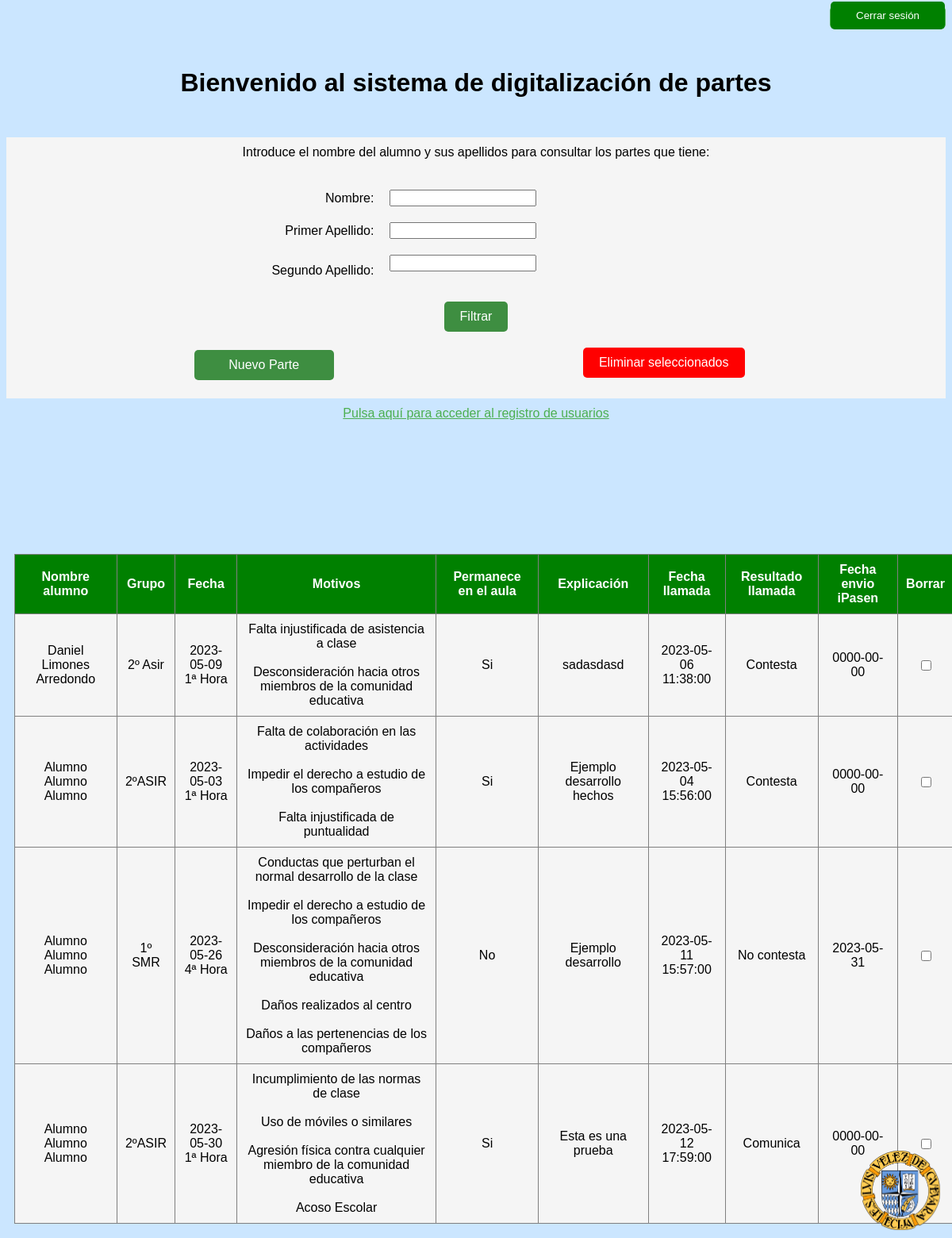
Page /menu.php (signed in) on the committed database.
### tables this page shows
CREATE TABLE `partes` (
  `id` int(11) NOT NULL,
  `email_profesor` varchar(255) NOT NULL,
  `nombrealumno` varchar(255) NOT NULL,
  `apellido1alumno` varchar(255) NOT NULL,
  `apellido2alumno` varchar(255) NOT NULL,
  `grupo` varchar(255) NOT NULL,
  `fecha` date DEFAULT NULL,
  `tramo_horario` varchar(255) NOT NULL,
  `explicacion` varchar(500) NOT NULL,
  `permanencia_aula` varchar(255) NOT NULL,
  `fecha_llamada` date NOT NULL,
  `hora_llamada` time NOT NULL,
  `resultado_llamada` varchar(255) NOT NULL,
  `fecha_envio_ipasen` date DEFAULT NULL
);

### menu.php (the view, shortened to what this page needs)
<html>
<head>
    <link rel="stylesheet" type="text/css" href="csscomun.css" />
    <div align="right">
        <button type="submit"><a class="destruirsesion" href=destruirsesion.php>Cerrar sesión</a></button>
    </div>
</head>
<body>
    <h1 align="center">Bienvenido al sistema de digitalización de partes</h1>
    <div class="busqueda">
        <table>
            <tr>
                <form method="POST" class="formulario">
                    <td colspan="2">Introduce el nombre del alumno y sus apellidos para consultar los partes que
                        tiene:<br><br></td>
            </tr>
            <tr>
                <td class="tdderecha">Nombre:</td>
                <td class="tdizquierda"><input type="text" name="nombrealumno"><br></td>
            </tr>
            <tr>
                <td class="tdderecha">Primer Apellido:</td>
                <td class="tdizquierda"> <input type="text" name="apellido1alumno"><br></td>
            </tr>
            <tr>
                <td class="tdderecha">Segundo Apellido:</td>
                <td class="tdizquierda"><input type="text" name="apellido2alumno"><br><br></td>
            </tr>
            <tr>
                <td colspan="2"><input type="submit" name="filtrar" value="Filtrar"></td>
            </tr>
            <tr>
                <td><a href="incluirpartes.php" class="nuevo">Nuevo Parte</a></td>
                <td>
                    <form method="POST" align="center">
                        <input style="background-color:red" type="submit" name="Borrar" value="Eliminar seleccionados">
                </td>
            </tr>
        </table>
    </div>
    <?php
    if (!isset($_POST['filtrar'])) {
        require("funciones.php");
        $idConexion = conectarbasedatos();
        if ($_SESSION["rol"] == "Usuario") {
            $email = $_SESSION["email"];
            $consulta = "SELECT * FROM partes WHERE email_profesor='$email' ";
        } elseif ($_SESSION["rol"] == "Administrador") {
            $consulta = "SELECT * FROM partes ";
            echo " <a href='registroencriptado.php'>Pulsa aquí para acceder al registro de usuarios</a> <br><br>";
        }
        $resultado = mysqli_query($idConexion, $consulta);
        $numFilas = mysqli_num_rows($resultado);
        if ($numFilas == 0) {
        } else {
            $array = mysqli_fetch_array($resultado);
            echo "<div class='consulta'><table border=1 align=center width=100%>";
            echo "<tr>"
                . "<th>Nombre alumno</th>"
                . "<th>Grupo</th>"
                . "<th>Fecha</th>"
                . "<th>Motivos</th>"
                . "<th>Permanece en el aula</th>"
                . "<th>Explicación</th>"
                . "<th>Fecha llamada</th>"
                . "<th>Resultado llamada</th>"
                . "<th>Fecha envio iPasen</th>"
                . "<th>Borrar</th>"
                . "</tr>";
            while ($array != false) {
                $nombrealumno = $array['nombrealumno'] . " " . $array['apellido1alumno'] . " " . $array['apellido2alumno'];
                $grupo = $array['grupo'];
                $fecha = $array['fecha'];
                $tramo_horario = $array["tramo_horario"];
                $idParte = $array['id'];
                $motivos = getMotivosFromParte($idParte);
                $permanece_aula = $array['permanencia_aula'];
                $explicacion = $array["explicacion"];
                $fecha_llamada = $array["fecha_llamada"];
                $hora_llamada = $array["hora_llamada"];
                $resultado_llamada = $array["resultado_llamada"];
                $fecha_envio_ipasen = $array["fecha_envio_ipasen"];
                echo "<br>";
                echo "<tr>";
                echo "<td>$nombrealumno</td>";
                echo "<td>$grupo</td>";
                echo "<td>$fecha<br>$tramo_horario</td>";
                echo "<td>$motivos</td>";
                echo "<td>$permanece_aula</td>";
                echo "<td>$explicacion</td>";
                echo "<td>$fecha_llamada<br>$hora_llamada</td>";
                echo "<td>$resultado_llamada</td>";
                echo "<td>$fecha_envio_ipasen</td>";
                echo "<td><input type='checkbox' name='Seleccionar[]' value='$idParte'></td>";
                echo "</tr>";
                $array = mysqli_fetch_array($resultado);
            }
            echo "</table></div>";
        }
    }
    ?>
    <img src="img/logo-velez-alta-definicion-transparencia.png" class="logo" align="right">
</body>
</html>

### funciones.php (shortened to what this page needs)
<?php
function getMotivosFromParte($idParte)
{
    $idConexion = mysqli_connect("localhost", "root", "");
    $seleccionada = mysqli_select_db($idConexion, "login");
    $resultado = mysqli_query($idConexion, "SELECT Motivo from motivo WHERE id_motivo IN (SELECT id_motivo FROM motivospartes WHERE  id_parte=$idParte)");
    $fila = mysqli_fetch_array($resultado);
    $motivos = array();
    while ($fila != false) {
        $motivo = $fila["Motivo"];
        $motivos[] = $motivo;
        $fila = mysqli_fetch_array($resultado);
    }
    $devolver = implode("<br><br>", $motivos);
    return $devolver;
}
?>

### csscomun.css (style rules this page uses)
body { background-color: rgb(203, 230, 255); font-family: 'Trebuchet MS', 'Lucida Sans Unicode', 'Lucida Grande', 'Lucida Sans', Arial, sans-serif; }
button[type="submit"] { background-color: whitesmoke; border: 1px solid #4CAF50; padding-top: 13px; padding-bottom: 13px; text-decoration: none; border-radius: 5px; text-align: right; }
a.destruirsesion { color: white; text-decoration: none; background-color: green; padding: 10px 32px; margin: -20px -6px; border-radius: 5px; }
.logo { position:absolute; bottom: 15px; right: 15px; }

### menu.php (style rules this page uses)
h1 { text-align: center; margin-top: 50px; }
.formulario { max-width: 300px; margin: 0 auto; padding: 20px; border-radius: 5px; box-shadow: 0px 0px 5px 0px rgba(0, 0, 0, 0.2); }
input[type="submit"] { background-color: #3e8e41; color: white; border: none; padding: 10px 20px; border-radius: 5px; font-size: 16px; cursor: pointer; }
a { display: block; margin-top: 10px; text-align: center; color: #4CAF50; }
table { border-collapse: collapse; width: 90%; margin: 0 auto; margin-top: 50px; }
th, td { padding: 10px; text-align: center; background-color: whitesmoke; }
th { background-color: green; color: white; }
div.busqueda { width: 50%; margin: 0 auto; }
td.tdderecha { text-align: right; }
td.tdizquierda { text-align: left; }
@media screen and (max-width: 1600px) { table { width: 100%; padding: 10px; } }
@media screen and (max-width: 1600px) { div.busqueda { width: 100%; } }
@media screen and (max-width: 1600px) { div.consulta { width: 100%; padding: 10px; } }
.logo { width: 100px; height: 100px; position: fixed; bottom: 10px; }
.nuevo { background-color: #3e8e41; color: white; padding: 10px 20px; text-decoration: none; border-radius: 5px; width: 30%; margin-left: 50%; margin-top: -11px; }

### rows in the picture
partes: nombrealumno "Daniel Limones Arredondo", grupo "2º Asir", fecha "2023-05-09", tramo_horario "1ª Hora", motivos "Falta injustificada de asistencia a clase Desconsideración hacia otros miembros de la comunidad educativa", permanencia_aula "Si", explicacion "sadasdasd", fecha_llamada "2023-05-06", hora_llamada "11:38:00", resultado_llamada "Contesta", fecha_envio_ipasen "0000-00-00"
partes: nombrealumno "Alumno Alumno Alumno", grupo "2ºASIR", fecha "2023-05-03", tramo_horario "1ª Hora", motivos "Falta de colaboración en las actividades Impedir el derecho a estudio de los compañeros Falta injustificada de puntualidad", permanencia_aula "Si", explicacion "Ejemplo desarrollo hechos", fecha_llamada "2023-05-04", hora_llamada "15:56:00", resultado_llamada "Contesta", fecha_envio_ipasen "0000-00-00"
partes: nombrealumno "Alumno Alumno Alumno", grupo "1º SMR", fecha "2023-05-26", tramo_horario "4ª Hora", motivos "Conductas que perturban el normal desarrollo de la clase Impedir el derecho a estudio de los compañeros Desconsideración hacia otros miembros de la comunidad educativa Daños realizados al centro Daños a las pertenencias de los compañeros", permanencia_aula "No", explicacion "Ejemplo desarrollo", fecha_llamada "2023-05-11", hora_llamada "15:57:00", resultado_llamada "No contesta", fecha_envio_ipasen "2023-05-31"
partes: nombrealumno "Alumno Alumno Alumno", grupo "2ºASIR", fecha "2023-05-30", tramo_horario "1ª Hora", motivos "Incumplimiento de las normas de clase Uso de móviles o similares Agresión física contra cualquier miembro de la comunidad educativa Acoso Escolar", permanencia_aula "Si", explicacion "Esta es una prueba", fecha_llamada "2023-05-12", hora_llamada "17:59:00", resultado_llamada "Comunica", fecha_envio_ipasen "0000-00-00"
